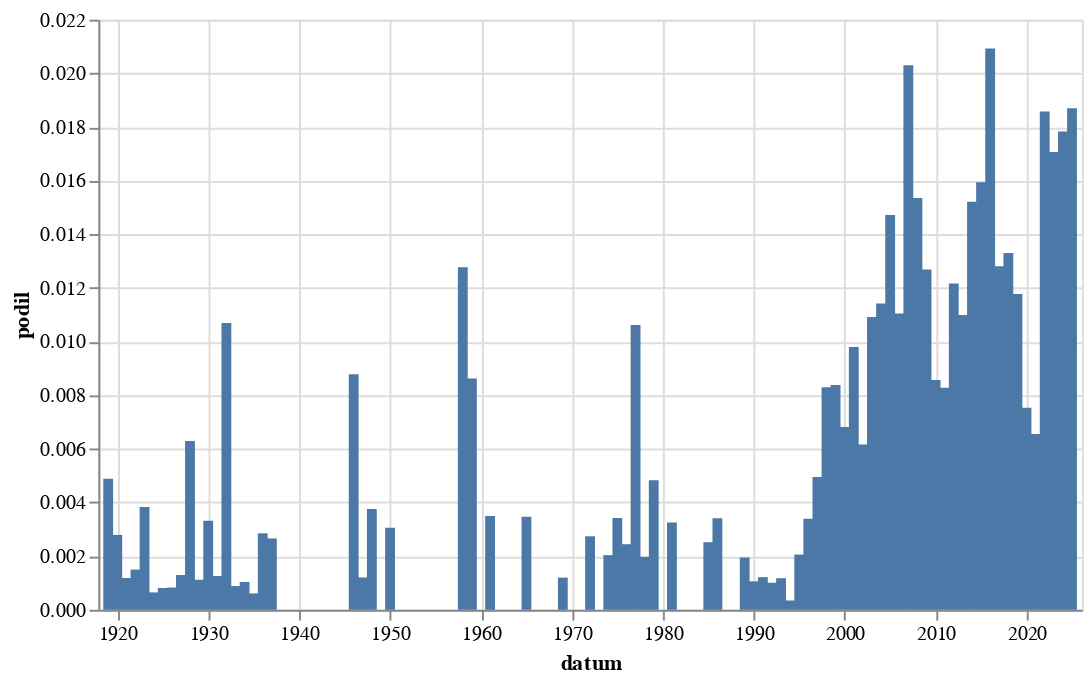

Source (notebook cell):
### Code cell
graf(vyvoj(r'Brusel'))

### Figure 1 — Vega-Lite specification as saved in the notebook (floating-point values rounded to 4 significant figures)
{"config": {"view": {"continuousWidth": 300, "continuousHeight": 300}}, "data": {"name": "data-0f9603296e618efb02bef7e300d02ef9"}, "mark": {"type": "bar"}, "encoding": {"x": {"field": "datum", "type": "temporal"}, "y": {"field": "podil", "type": "quantitative"}}, "height": 300, "width": 500, "$schema": "https://vega.github.io/schema/vega-lite/v5.8.0.json", "datasets": {"data-0f9603296e618efb02bef7e300d02ef9": [{"datum": "1919-01-01T00:00:00", "text": 12, "text_right": 2457, "podil": 0.004884}, {"datum": "1920-01-01T00:00:00", "text": 9, "text_right": 3225, "podil": 0.002791}, {"datum": "1921-01-01T00:00:00", "text": 5, "text_right": 4217, "podil": 0.001186}, {"datum": "1922-01-01T00:00:00", "text": 6, "text_right": 4006, "podil": 0.001498}, {"datum": "1923-01-01T00:00:00", "text": 10, "text_right": 2612, "podil": 0.003828}, {"datum": "1924-01-01T00:00:00", "text": 2, "text_right": 3084, "podil": 0.0006485}, {"datum": "1925-01-01T00:00:00", "text": 2, "text_right": 2466, "podil": 0.000811}, {"datum": "1926-01-01T00:00:00", "text": 3, "text_right": 3620, "podil": 0.0008287}, {"datum": "1927-01-01T00:00:00", "text": 4, "text_right": 3086, "podil": 0.001296}, {"datum": "1928-01-01T00:00:00", "text": 20, "text_right": 3178, "podil": 0.006293}, {"datum": "1929-01-01T00:00:00", "text": 2, "text_right": 1788, "podil": 0.001119}, {"datum": "1930-01-01T00:00:00", "text": 12, "text_right": 3611, "podil": 0.003323}, {"datum": "1931-01-01T00:00:00", "text": 4, "text_right": 3179, "podil": 0.001258}, {"datum": "1932-01-01T00:00:00", "text": 23, "text_right": 2152, "podil": 0.01069}, {"datum": "1933-01-01T00:00:00", "text": 2, "text_right": 2262, "podil": 0.0008842}, {"datum": "1934-01-01T00:00:00", "text": 2, "text_right": 1930, "podil": 0.001036}, {"datum": "1935-01-01T00:00:00", "text": 1, "text_right": 1641, "podil": 0.0006094}, {"datum": "1936-01-01T00:00:00", "text": 6, "text_right": 2105, "podil": 0.00285}, {"datum": "1937-01-01T00:00:00", "text": 5, "text_right": 1880, "podil": 0.00266}, {"datum": "1946-01-01T00:00:00", "text": 15, "text_right": 1709, "podil": 0.008777}, {"datum": "1947-01-01T00:00:00", "text": 2, "text_right": 1660, "podil": 0.001205}, {"datum": "1948-01-01T00:00:00", "text": 5, "text_right": 1331, "podil": 0.003757}, {"datum": "1950-01-01T00:00:00", "text": 1, "text_right": 327, "podil": 0.003058}, {"datum": "1958-01-01T00:00:00", "text": 3, "text_right": 235, "podil": 0.01277}, {"datum": "1959-01-01T00:00:00", "text": 2, "text_right": 232, "podil": 0.008621}, {"datum": "1961-01-01T00:00:00", "text": 1, "text_right": 286, "podil": 0.003497}, {"datum": "1965-01-01T00:00:00", "text": 1, "text_right": 288, "podil": 0.003472}, {"datum": "1969-01-01T00:00:00", "text": 1, "text_right": 834, "podil": 0.001199}, {"datum": "1972-01-01T00:00:00", "text": 1, "text_right": 365, "podil": 0.00274}, {"datum": "1974-01-01T00:00:00", "text": 1, "text_right": 491, "podil": 0.002037}, {"datum": "1975-01-01T00:00:00", "text": 2, "text_right": 584, "podil": 0.003425}, {"datum": "1976-01-01T00:00:00", "text": 1, "text_right": 409, "podil": 0.002445}, {"datum": "1977-01-01T00:00:00", "text": 5, "text_right": 471, "podil": 0.01062}, {"datum": "1978-01-01T00:00:00", "text": 1, "text_right": 506, "podil": 0.001976}, {"datum": "1979-01-01T00:00:00", "text": 2, "text_right": 414, "podil": 0.004831}, {"datum": "1981-01-01T00:00:00", "text": 1, "text_right": 307, "podil": 0.003257}, {"datum": "1985-01-01T00:00:00", "text": 1, "text_right": 397, "podil": 0.002519}, {"datum": "1986-01-01T00:00:00", "text": 1, "text_right": 293, "podil": 0.003413}, {"datum": "1989-01-01T00:00:00", "text": 2, "text_right": 1026, "podil": 0.001949}, {"datum": "1990-01-01T00:00:00", "text": 7, "text_right": 6594, "podil": 0.001062}, {"datum": "1991-01-01T00:00:00", "text": 14, "text_right": 11502, "podil": 0.001217}, {"datum": "1992-01-01T00:00:00", "text": 9, "text_right": 8933, "podil": 0.001008}, {"datum": "1993-01-01T00:00:00", "text": 4, "text_right": 3398, "podil": 0.001177}, {"datum": "1994-01-01T00:00:00", "text": 1, "text_right": 2897, "podil": 0.0003452}, {"datum": "1995-01-01T00:00:00", "text": 7, "text_right": 3402, "podil": 0.002058}, {"datum": "1996-01-01T00:00:00", "text": 13, "text_right": 3831, "podil": 0.003393}, {"datum": "1997-01-01T00:00:00", "text": 29, "text_right": 5859, "podil": 0.00495}, {"datum": "1998-01-01T00:00:00", "text": 40, "text_right": 4823, "podil": 0.008294}, {"datum": "1999-01-01T00:00:00", "text": 68, "text_right": 8116, "podil": 0.008379}, {"datum": "2000-01-01T00:00:00", "text": 56, "text_right": 8216, "podil": 0.006816}, {"datum": "2001-01-01T00:00:00", "text": 76, "text_right": 7755, "podil": 0.0098}, {"datum": "2002-01-01T00:00:00", "text": 39, "text_right": 6333, "podil": 0.006158}, {"datum": "2003-01-01T00:00:00", "text": 94, "text_right": 8611, "podil": 0.01092}, {"datum": "2004-01-01T00:00:00", "text": 90, "text_right": 7882, "podil": 0.01142}, {"datum": "2005-01-01T00:00:00", "text": 161, "text_right": 10937, "podil": 0.01472}, {"datum": "2006-01-01T00:00:00", "text": 84, "text_right": 7608, "podil": 0.01104}, {"datum": "2007-01-01T00:00:00", "text": 151, "text_right": 7438, "podil": 0.0203}, {"datum": "2008-01-01T00:00:00", "text": 122, "text_right": 7946, "podil": 0.01535}, {"datum": "2009-01-01T00:00:00", "text": 112, "text_right": 8828, "podil": 0.01269}, {"datum": "2010-01-01T00:00:00", "text": 48, "text_right": 5605, "podil": 0.008564}, {"datum": "2011-01-01T00:00:00", "text": 65, "text_right": 7852, "podil": 0.008278}, {"datum": "2012-01-01T00:00:00", "text": 81, "text_right": 6659, "podil": 0.01216}, {"datum": "2013-01-01T00:00:00", "text": 47, "text_right": 4275, "podil": 0.01099}, {"datum": "2014-01-01T00:00:00", "text": 145, "text_right": 9532, "podil": 0.01521}, {"datum": "2015-01-01T00:00:00", "text": 157, "text_right": 9853, "podil": 0.01593}, {"datum": "2016-01-01T00:00:00", "text": 212, "text_right": 10133, "podil": 0.02092}, {"datum": "2017-01-01T00:00:00", "text": 106, "text_right": 8277, "podil": 0.01281}, {"datum": "2018-01-01T00:00:00", "text": 131, "text_right": 9847, "podil": 0.0133}, {"datum": "2019-01-01T00:00:00", "text": 128, "text_right": 10877, "podil": 0.01177}, {"datum": "2020-01-01T00:00:00", "text": 81, "text_right": 10758, "podil": 0.007529}, {"datum": "2021-01-01T00:00:00", "text": 59, "text_right": 9003, "podil": 0.006553}, {"datum": "2022-01-01T00:00:00", "text": 196, "text_right": 10550, "podil": 0.01858}, {"datum": "2023-01-01T00:00:00", "text": 198, "text_right": 11599, "podil": 0.01707}, {"datum": "2024-01-01T00:00:00", "text": 209, "text_right": 11721, "podil": 0.01783}, {"datum": "2025-01-01T00:00:00", "text": 87, "text_right": 4653, "podil": 0.0187}]}}
